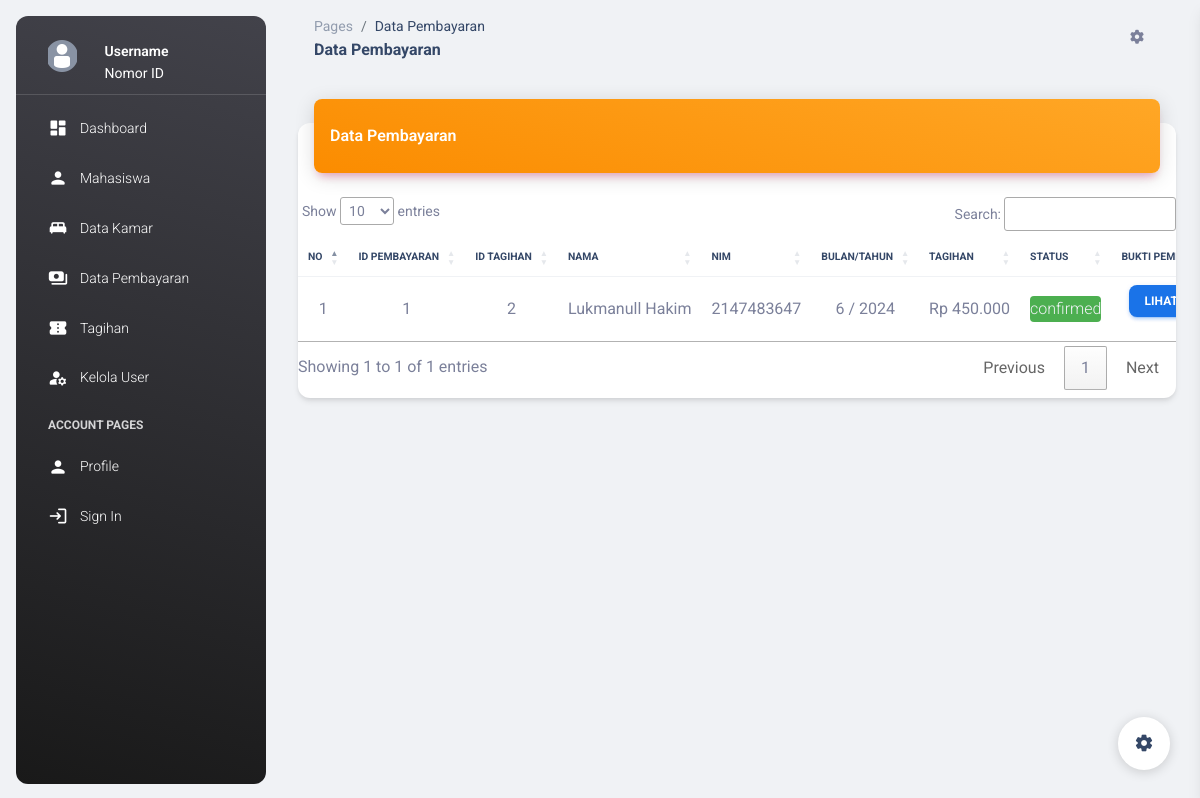
Before: /dt_pembayaran.php with the older database file.
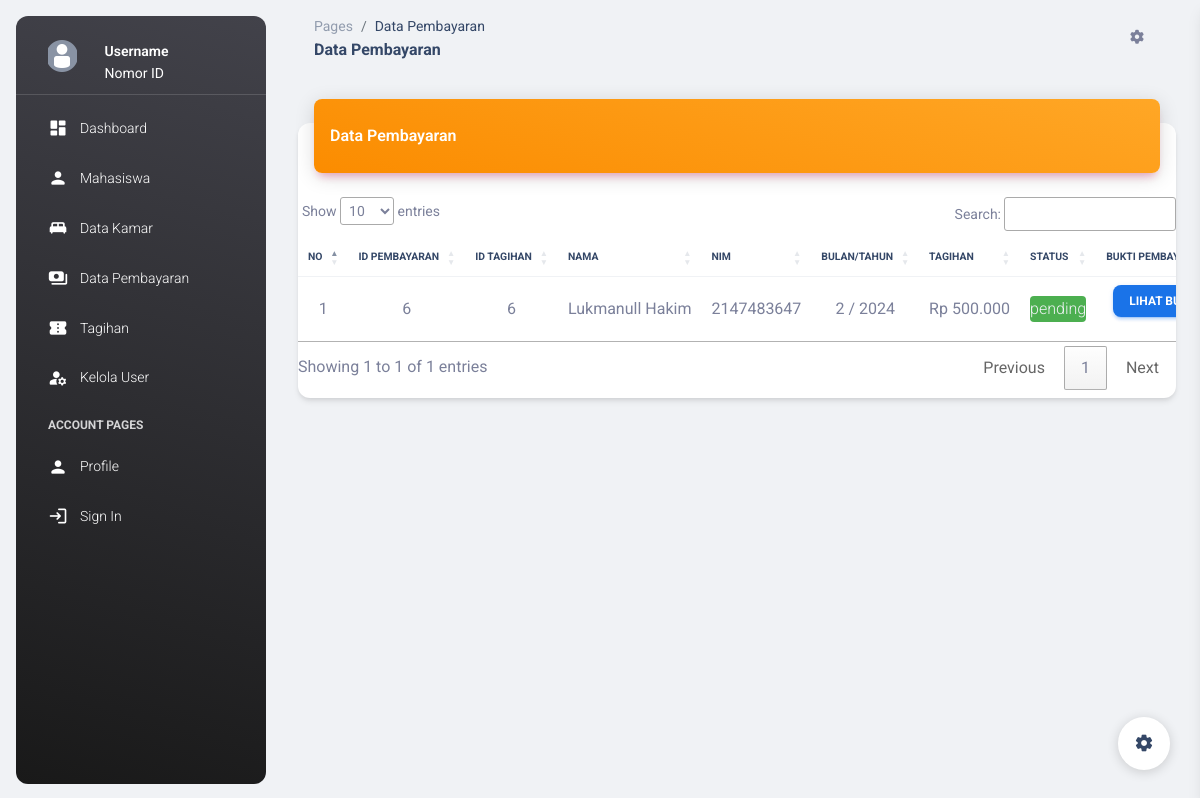
After: the same page with the newer database file.
### tables this page shows
CREATE TABLE `pembayaran` (
  `id_pembayaran` int(15) NOT NULL,
  `id_tagihan` int(15) NOT NULL,
  `id_mhs` int(15) NOT NULL,
  `foto_bukti_pembayaran` varchar(500) NOT NULL,
  `waktu_pembayaran` datetime NOT NULL DEFAULT current_timestamp(),
  `status` varchar(15) NOT NULL DEFAULT 'pending'
);

CREATE TABLE `mahasiswa` (
  `id_mhs` int(11) NOT NULL,
  `nim` int(20) DEFAULT NULL,
  `nama_mhs` varchar(255) DEFAULT NULL,
  `foto` varchar(500) DEFAULT NULL,
  `tempat` varchar(255) DEFAULT NULL,
  `tgl_lahir` date DEFAULT NULL,
  `jk` varchar(15) DEFAULT NULL,
  `kewarganegaraan` varchar(50) DEFAULT NULL,
  `agama` varchar(50) DEFAULT NULL,
  `email` varchar(255) DEFAULT NULL,
  `no_hp` varchar(15) DEFAULT NULL,
  `kode_pos` varchar(10) DEFAULT NULL,
  `alamat` text DEFAULT NULL,
  `provinsi` varchar(100) DEFAULT NULL,
  `kabupaten` varchar(100) DEFAULT NULL,
  `kecamatan` varchar(100) DEFAULT NULL,
  `ortu` varchar(255) DEFAULT NULL,
  `no_hp_ortu` varchar(15) DEFAULT NULL,
  `alamat_ortu` text DEFAULT NULL,
  `pendidikan` varchar(255) DEFAULT NULL,
  `nama_sekolah` varchar(255) DEFAULT NULL,
  `jurusan` varchar(255) DEFAULT NULL,
  `prodi` varchar(255) DEFAULT NULL,
  `semester` int(11) DEFAULT NULL,
  `id_kamar` int(15) DEFAULT NULL
);

CREATE TABLE `tagihan` (
  `id_tagihan` int(15) NOT NULL,
  `nama` varchar(100) NOT NULL,
  `bulan` int(15) NOT NULL,
  `tahun` int(15) NOT NULL,
  `tagihan` int(15) NOT NULL,
  `tgl_tagih` datetime NOT NULL DEFAULT current_timestamp(),
  `status` varchar(50) NOT NULL DEFAULT 'non_active'
);

### proses/koneksi.php (called while the page is built, shortened)
<?php
function format_rupiah($angka)
{
    $rupiah = "Rp " . number_format($angka, 0, ',', '.');
    return $rupiah;
}
?>

### dt_pembayaran.php (the view, shortened to what this page needs)
<?php include 'proses/koneksi.php'; ?>
<!DOCTYPE html>
<html lang="en">
<head>
  <link href="./assets/css/nucleo-icons.css" rel="stylesheet" />
  <link href="./assets/css/nucleo-svg.css" rel="stylesheet" />
  <link id="pagestyle" href="./assets/css/material-dashboard.css?v=3.0.0" rel="stylesheet" />
  <link rel="stylesheet" href="https://cdn.datatables.net/1.13.7/css/jquery.dataTables.css" />
</head>
<body class="g-sidenav-show bg-gray-200">
  <?php include 'sidebar.php'; ?>
  <main class="main-content position-relative max-height-vh-100 h-100 border-radius-lg">
    <nav class="navbar navbar-main navbar-expand-lg px-0 mx-4 shadow-none border-radius-xl" id="navbarBlur"
      navbar-scroll="true">
      <div class="container-fluid py-1 px-3">
        <nav aria-label="breadcrumb">
          <ol class="breadcrumb bg-transparent mb-0 pb-0 pt-1 px-0 me-sm-6 me-5">
            <li class="breadcrumb-item text-sm"><a class="opacity-5 text-dark" href="javascript:;">Pages</a></li>
            <li class="breadcrumb-item text-sm text-dark active" aria-current="page">Data Pembayaran</li>
          </ol>
          <h6 class="font-weight-bolder mb-0">Data Pembayaran</h6>
        </nav>
        <ul class="navbar-nav justify-content-end">
          <li class="nav-item px-3 d-flex align-items-center">
            <a href="javascript:;" class="nav-link text-body p-0">
              <i class="fa fa-cog fixed-plugin-button-nav cursor-pointer"></i>
            </a>
          </li>
        </ul>
      </div>
    </nav>
    <div class="container-fluid py-4">
      <div class="row">
        <div class="col-12">
          <div class="card my-4">
            <div class="card-header p-0 position-relative mt-n4 mx-3 z-index-2">
              <div class="bg-gradient-warning shadow-primary border-radius-lg pt-4 pb-3">
                <div class="d-flex justify-content-between">
                  <h6 class="text-white text-capitalize ps-3">Data Pembayaran</h6>
                </div>
              </div>
            </div>
            <div class="card-body px-0 pb-2">
              <div class="table-responsive p-0">
                <table class="table align-items-center mb-0 text-center " id="myTable">
                  <thead>
                    <tr>
                      <th class="text-uppercase text-dark text-xxs font-weight-bolder">No</th>
                      <th class="text-uppercase text-dark text-xxs font-weight-bolder">ID Pembayaran</th>
                      <th class="text-uppercase text-dark text-xxs font-weight-bolder">ID Tagihan</th>
                      <th class="text-uppercase text-dark text-xxs font-weight-bolder">Nama</th>
                      <th class="text-uppercase text-dark text-xxs font-weight-bolder">NIM</th>
                      <th class="text-uppercase text-dark text-xxs font-weight-bolder">Bulan/Tahun</th>
                      <th class="text-uppercase text-dark text-xxs font-weight-bolder">Tagihan</th>
                      <th class="text-uppercase text-dark text-xxs font-weight-bolder">Status</th>
                      <th class="text-uppercase text-dark text-xxs font-weight-bolder">Bukti Pembayaran</th>
                    </tr>
                  </thead>
                  <tbody class="text-center">
                    <?php
                    $no = 1;
                    $kueri = mysqli_query($conn, "SELECT * FROM pembayaran");
                    while ($row = mysqli_fetch_array($kueri)) {
                      $idmhs = $row['id_mhs'];
                      $kueri2 = mysqli_query($conn, "SELECT * FROM mahasiswa WHERE id_mhs = $idmhs");
                      $row2 = mysqli_fetch_array($kueri2);
                      $id_tagihan = $row['id_tagihan'];
                      $kueri3 = mysqli_query($conn, "SELECT * FROM tagihan WHERE id_tagihan = $id_tagihan");
                      $row3 = mysqli_fetch_array($kueri3);
                      ?>
                      <tr>
                        <td>
                          <?php echo $no++; ?>
                        </td>
                        <td>
                          <?php echo $row['id_pembayaran']; ?>
                        </td>
                        <td>
                          <?php echo $row['id_tagihan']; ?>
                        </td>
                        <td>
                          <?php echo $row2['nama_mhs']; ?>
                        </td>
                        <td>
                          <?php echo $row2['nim']; ?>
                        </td>
                        <td>
                          <?php echo $row3['bulan']; ?> /
                          <?php echo $row3['tahun']; ?>
                        </td>
                        <td>
                          <?php echo format_rupiah($row3['tagihan']); ?>
                        </td>
                        <td>
                          <?php if ($row['status'] == 'not_confirmed') { ?>
                            <div class="bg-danger text-light rounded">
                              <?php echo $row['status']; ?>
                            </div>
                          <?php } else { ?>
                            <div class="bg-success text-light rounded">
                              <?php echo $row['status']; ?>
                            </div>
                          <?php } ?>
                        </td>
                        <td><a href="#" onclick="show_bukti('<?php echo $row['foto_bukti_pembayaran'] ?>')"
                            data-bs-toggle="modal" data-bs-target="#ModalGambar" class="btn btn-sm btn-info">Lihat
                            BUKTI</a></td>
                      </tr>
                    <?php } ?>
                  </tbody>
                </table>
              </div>
            </div>
          </div>
        </div>
      </div>
    </div>
    <br>
    <br>
  </main>
  <div class="fixed-plugin">
    <a class="fixed-plugin-button text-dark position-fixed px-3 py-2">
      <i class="material-icons py-2">settings</i>
    </a>
  </div>
</body>
</html>

### sidebar.php (shortened to what this page needs)
<aside
    class="sidenav navbar navbar-vertical navbar-expand-xs border-0 border-radius-xl my-3 fixed-start ms-3 bg-gradient-dark"
    id="sidenav-main">
    <div class="sidenav-header">
        <a class="navbar-brand m-0" href="#">
            <div class="row">
                <div class="col-3">
                    <img src="images/<?php if ($_SESSION['foto'] != '') {
                        echo $_SESSION['foto'];
                    } else {
                        echo 'nul-avatar.png';
                    } ?>" class="navbar-brand-img h-100" a l t="main_logo"
                        style="aspect-ratio: 1/1; object-fit: cover" />
                </div>
                <div class="col">
                    <span class="ms-1 font-weight-bold text-white">
                        <?php
                        if (isset($_SESSION['nama_user'])) {
                            echo $_SESSION['nama_user'];
                        } else {
                            echo 'Username';
                        }
                        ?>
                    </span>
                    <br />
                    <span class="ms-1 text-white">
                        <?php
                        if (isset($_SESSION['nomor_identitas'])) {
                            echo $_SESSION['nomor_identitas'];
                        } else {
                            echo 'Nomor ID';
                        }
                        ?>
                    </span>
                </div>
            </div>
        </a>
    </div>
    <hr class="horizontal light mt-0 mb-2" />
    <div class="collapse navbar-collapse w-auto max-height-vh-100" style="height: 100%" id="sidenav-collapse-main">
        <ul class="navbar-nav">
            <li class="nav-item">
                <a class="nav-link text-white
            <?php if (isset($_GET['x']) && $_GET['x'] == 'home') {
                echo "bg-gradient-warning";
            } ?>" href="index.php">
                    <div class="text-white text-center me-2 d-flex align-items-center justify-content-center">
                        <i class="material-icons opacity-10">dashboard</i>
                    </div>
                    <span class="nav-link-text ms-1">Dashboard</span>
                </a>
            </li>
            <li class="nav-item">
                <a class="nav-link text-white
            <?php if (isset($_GET['x']) && $_GET['x'] == 'mahasiswa') {
                echo "bg-gradient-warning";
            } ?>" href="index.php?x=mahasiswa">
                    <div class="text-white text-center me-2 d-flex align-items-center justify-content-center">
                        <i class="material-icons opacity-10">person</i>
                    </div>
                    <span class="nav-link-text ms-1">Mahasiswa</span>
                </a>
            </li>
            <li class="nav-item">
                <a class="nav-link text-white
            <?php if (isset($_GET['x']) && $_GET['x'] == 'kamar') {
                echo "bg-gradient-warning";
            } ?>" href="index.php?x=kamar">
                    <div class="text-white text-center me-2 d-flex align-items-center justify-content-center">
                        <i class="material-icons opacity-10">king_bed</i>
                    </div>
                    <span class="nav-link-text ms-1">Data Kamar</span>
                </a>
            </li>
            <li class="nav-item">
                <a class="nav-link text-white
            <?php if (isset($_GET['x']) && $_GET['x'] == 'pembayaran') {
                echo "bg-gradient-warning";
            } ?>" href="index.php?x=pembayaran">
                    <div class="text-white text-center me-2 d-flex align-items-center justify-content-center">
                        <i class="material-icons opacity-10">payments</i>
                    </div>
                    <span class="nav-link-text ms-1">Data Pembayaran</span>
                </a>
            </li>
            <li class="nav-item">
                <a class="nav-link text-white
            <?php if (isset($_GET['x']) && $_GET['x'] == 'tagihan') {
                echo "bg-gradient-warning";
            } ?>" href="index.php?x=tagihan">
                    <div class="text-white text-center me-2 d-flex align-items-center justify-content-center">
                        <i class="material-icons opacity-10">confirmation_number</i>
                    </div>
                    <span class="nav-link-text ms-1">Tagihan</span>
                </a>
            </li>
            <?php if ($_SESSION['level'] != 'pengelola') { ?>
                <li class="nav-item">
                    <a class="nav-link text-white
            <?php if (isset($_GET['x']) && $_GET['x'] == 'kelola_user') {
                echo "bg-gradient-warning";
            } ?>" href="index.php?x=kelola_user">
                        <div class="text-white text-center me-2 d-flex align-items-center justify-content-center">
                            <i class="material-icons opacity-10">manage_accounts</i>
                        </div>
                        <span class="nav-link-text ms-1">Kelola User</span>
                    </a>
                </li>
            <?php } ?>
            <li class="nav-item mt-3">
                <h6 class="ps-4 ms-2 text-uppercase text-xs text-white font-weight-bolder opacity-8">Account pages</h6>
            </li>
            <li class="nav-item">
                <a class="nav-link text-white
            <?php if (isset($_GET['x']) && $_GET['x'] == 'profiladm') {
                echo "bg-gradient-warning";
            } ?>" href="index.php?x=profiladm">
                    <div class="text-white text-center me-2 d-flex align-items-center justify-content-center">
                        <i class="material-icons opacity-10">person</i>
                    </div>
                    <span class="nav-link-text ms-1">Profile</span>
                </a>
            </li>
            <li class="nav-item">
                <?php
                if (isset($_SESSION['nama_user'])) { ?>
                    <a class="nav-link text-white" href="#" onclick="logout()">
                        <div class="text-white text-center me-2 d-flex align-items-center justify-content-center">
                            <i class="material-icons opacity-10">login</i>
                        </div>
                        <span class="nav-link-text ms-1">Logout</span>
                    </a>
                <?php } else { ?>
                    <a class="nav-link text-white" href="login.php">
                        <div class="text-white text-center me-2 d-flex align-items-center justify-content-center">
                            <i class="material-icons opacity-10">login</i>
                        </div>
                        <span class="nav-link-text ms-1">Sign In</span>
                    </a>
                    <?php
                }
                ?>
            </li>
        </ul>
    </div>
</aside>

Changed rows visible on the page:
removed pembayaran: id_pembayaran "1", id_tagihan "2", id_mhs.nama_mhs "Lukmanull Hakim", id_mhs.nim "2147483647", id_tagihan.bulan "6", id_tagihan.tahun "2024", id_tagihan.tagihan "Rp 450.000", status "confirmed"
added pembayaran: id_pembayaran "6", id_tagihan "6", id_mhs.nama_mhs "Lukmanull Hakim", id_mhs.nim "2147483647", id_tagihan.bulan "2", id_tagihan.tahun "2024", id_tagihan.tagihan "Rp 500.000", status "pending"
